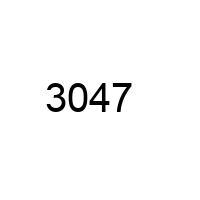
#> input picture bi2-tensorflow/images/images-with-digits.png, 200 x 200 px
$ python symbols_extractor.py --image images/images-with-digits.png   (older library calls are emulated)
#> lines starting #> are read from the running program, lines starting #| are printed output that depends on the picture; after the words box and inside, x2 and y2 are one past the last pixel; in counts of white or black regions, pixels touching at a corner belong together
#!/usr/bin/env python3

'''
The work is heavily inspired by the following works:
    - https://www.pyimagesearch.com/2017/07/24/bank-check-ocr-with-opencv-and-python-part-i
    - https://www.datacamp.com/community/tutorials/tensorflow-tutorial

Usage:
    $ python symbols_extractor.py --image images\images-with-digits.png
'''

import os
import cv2
import random
import imutils
import argparse
import numpy as np
from imutils import contours

def fetch_symbols_from_captcha(image_path):
    ''' Fetch symbols from a given captcha'''
#> called with image_path = 'images/images-with-digits.png'

     # load the image
    image = cv2.imread(image_path)
#> image is the input picture: shape (200, 200, 3); min 0, max 255, mean 249.6

    # convert it to grayscale, blur it slightly, then find edges
    ref = cv2.cvtColor(image, cv2.COLOR_BGR2GRAY)
    ref = cv2.threshold(ref, 0, 255, cv2.THRESH_BINARY_INV | cv2.THRESH_OTSU)[1]
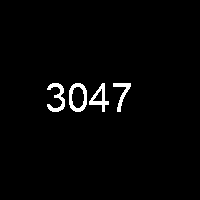
#> ref: shape (200, 200); 2.1% white; 4 white regions

    # find contours in the images
    refCnts = cv2.findContours(ref.copy(), cv2.RETR_EXTERNAL, cv2.CHAIN_APPROX_SIMPLE)
#> refCnts = 4 contours; box (x1, y1, x2, y2) and area: (69, 83, 87, 112) 411, (89, 83, 109, 112) 223, (47, 83, 65, 112) 168, (113, 83, 131, 112) 124
    refCnts = refCnts[0] if imutils.is_cv2() else refCnts[1]
    refCnts = contours.sort_contours(refCnts, method="left-to-right")[0]

    symbols = [] # collection of images
    padding = 1  # padding for cutting images

    # loop over the (sorted) contours
    for index, c in enumerate(refCnts):
        # compute the bounding box of the contour and draw it on our image
        (x, y, w, h) = cv2.boundingRect(c)

        # crop image
        _croped = ref[y-padding:y+h+padding, x-padding:x+w+padding]
        _croped = cv2.resize(_croped, (30, 30))

        cv2.imwrite('images/{0}-captcha.png'.format(index), _croped)
        symbols.append(_croped)
#> this loop made 4 passes
#> (x, w) on passes 1 to 4: (47, 18), (69, 18), (89, 20), (113, 18)
#> pass 1, in fetch_symbols_from_captcha, `_croped = ref[y-padding:y+h+padding, x-padding:x+w+padding]`:
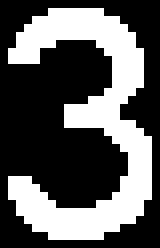
#> _croped: shape (31, 20) (shown 8 times larger); 36.1% white; 1 white region, box (x1, y1, x2, y2) and area: (1, 1, 19, 30) 224
#> pass 1, in fetch_symbols_from_captcha, `_croped = cv2.resize(_croped, (30, 30))`:
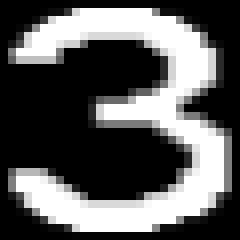
#> _croped: shape (30, 30) (shown 8 times larger); min 0, max 255, mean 92
#> pass 2, in fetch_symbols_from_captcha, `_croped = ref[y-padding:y+h+padding, x-padding:x+w+padding]`:
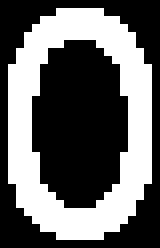
#> _croped: shape (31, 20) (shown 8 times larger); 39.7% white; 1 white region, box (x1, y1, x2, y2) and area: (1, 1, 19, 30) 246
#> pass 2, in fetch_symbols_from_captcha, `_croped = cv2.resize(_croped, (30, 30))`:
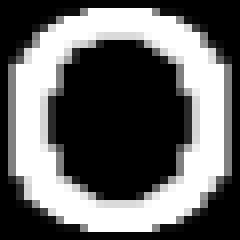
#> _croped: shape (30, 30) (shown 8 times larger); min 0, max 255, mean 101
#> after the loop, symbols = 4 items

    # show the output of applying the simple contour method
    # cv2.imshow("Simple Method", ref)
    # cv2.waitKey(0)
    # cv2.destroyAllWindows()

    return symbols

def load_data(data_directory):
    ''' Load images from the given repository'''

    directories = [d for d in os.listdir(data_directory)
                   if os.path.isdir(os.path.join(data_directory, d))]
    labels, images = [], []
    for d in directories:

        label_directory = os.path.join(data_directory, d)
        file_names = [os.path.join(label_directory, f)
                      for f in os.listdir(label_directory)
                      if f.endswith(".png")]

        padding = 1
        for f in file_names:
            _image = cv2.imread(f)
            _image_gray = cv2.cvtColor(_image, cv2.COLOR_BGR2GRAY)
            _image_gray = cv2.threshold(_image_gray, 0, 255, cv2.THRESH_BINARY_INV | cv2.THRESH_OTSU)[1]

            # image must be processed in the save way as the one from captcha
            _ref_cnts = cv2.findContours(_image_gray.copy(), cv2.RETR_EXTERNAL, cv2.CHAIN_APPROX_SIMPLE)
            _ref_cnts = _ref_cnts[0] if imutils.is_cv2() else _ref_cnts[1]
            _ref_cnts = contours.sort_contours(_ref_cnts, method="left-to-right")[0]
            (x, y, w, h) = cv2.boundingRect(_ref_cnts[0])
            _croped = _image_gray[y-padding:y+h+padding, x-padding:x+w+padding]
            _croped = cv2.resize(_croped, (30, 30))

            images.append(_croped)
            labels.append(int(d))

    return images, labels


def main(args):

    symbols = fetch_symbols_from_captcha(args['image'])
#> symbols = 4 items

    #train_dir = 'c:\\repositories\\pycaptcha\\train\\'
    #images, labels = load_data(train_dir)

if __name__ == '__main__':

    # construct the argument parse and parse the arguments
    ap = argparse.ArgumentParser()
    ap.add_argument("-i", "--image", required=True, help="path to the input image")
    args = vars(ap.parse_args())

    main(args)
